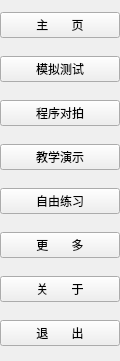
  <widget class="QWidget" name="widgetNav" native="true">
   <property name="geometry">
    <rect>
     <x>10</x>
     <y>0</y>
     <width>120</width>
     <height>361</height>
    </rect>
   </property>
   <layout class="QVBoxLayout" name="verticalLayout_2">
    <property name="leftMargin">
     <number>0</number>
    </property>
    <property name="topMargin">
     <number>0</number>
    </property>
    <property name="rightMargin">
     <number>0</number>
    </property>
    <property name="bottomMargin">
     <number>0</number>
    </property>
    <item>
     <widget class="NavButton" name="navButton0">
      <property name="enabled">
       <bool>true</bool>
      </property>
      <property name="text">
       <string>主       页</string>
      </property>
     </widget>
    </item>
    <item>
     <widget class="NavButton" name="navButton2">
      <property name="text">
       <string>模拟测试</string>
      </property>
     </widget>
    </item>
    <item>
     <widget class="NavButton" name="navButton1">
      <property name="text">
       <string>程序对拍</string>
      </property>
     </widget>
    </item>
    <item>
     <widget class="NavButton" name="navButton3">
      <property name="text">
       <string>教学演示</string>
      </property>
     </widget>
    </item>
    <item>
     <widget class="NavButton" name="navButton4">
      <property name="text">
       <string>自由练习</string>
      </property>
     </widget>
    </item>
    <item>
     <widget class="NavButton" name="navButton5">
      <property name="text">
       <string>更       多</string>
      </property>
     </widget>
    </item>
    <item>
     <widget class="NavButton" name="navButton6">
      <property name="text">
       <string>关       于</string>
      </property>
     </widget>
    </item>
    <item>
     <widget class="NavButton" name="navButton7">
      <property name="text">
       <string>退       出</string>
      </property>
     </widget>
    </item>
   </layout>
  </widget>
